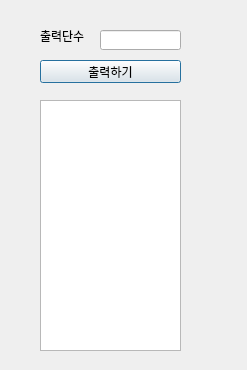
<?xml version="1.0" encoding="UTF-8"?>
<ui version="4.0">
 <class>Dialog</class>
 <widget class="QDialog" name="Dialog">
  <property name="geometry">
   <rect>
    <x>0</x>
    <y>0</y>
    <width>247</width>
    <height>370</height>
   </rect>
  </property>
  <property name="windowTitle">
   <string>Dialog</string>
  </property>
  <widget class="QLabel" name="lbl">
   <property name="geometry">
    <rect>
     <x>40</x>
     <y>30</y>
     <width>56</width>
     <height>12</height>
    </rect>
   </property>
   <property name="text">
    <string>출력단수</string>
   </property>
  </widget>
  <widget class="QPushButton" name="pb">
   <property name="geometry">
    <rect>
     <x>40</x>
     <y>60</y>
     <width>141</width>
     <height>23</height>
    </rect>
   </property>
   <property name="text">
    <string>출력하기</string>
   </property>
  </widget>
  <widget class="QTextEdit" name="te">
   <property name="geometry">
    <rect>
     <x>40</x>
     <y>100</y>
     <width>141</width>
     <height>251</height>
    </rect>
   </property>
  </widget>
  <widget class="QLineEdit" name="le">
   <property name="geometry">
    <rect>
     <x>100</x>
     <y>30</y>
     <width>81</width>
     <height>20</height>
    </rect>
   </property>
  </widget>
 </widget>
 <resources/>
 <connections/>
</ui>
